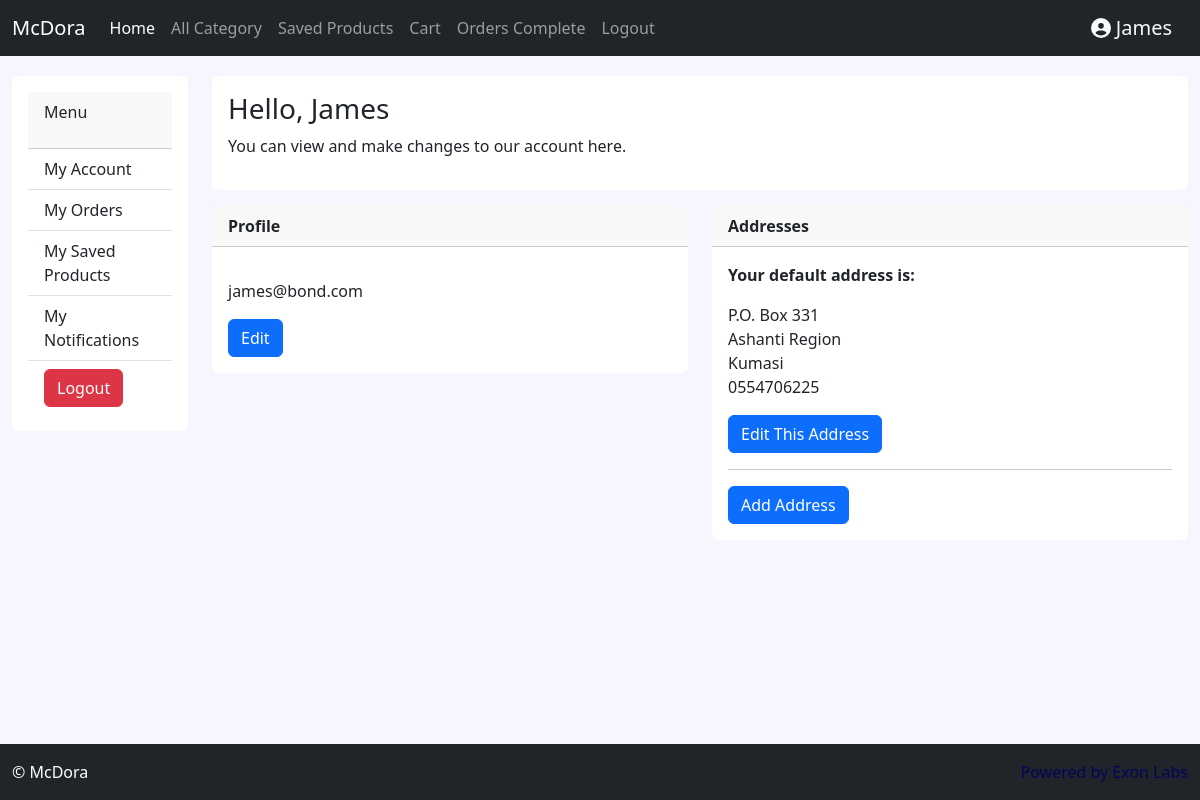
Screenshot of /account_detail/ (signed in) with the database file from the repository.
### store/models.py (models this page shows, shortened)
class ShippingAddress(models.Model):
    customer= models.ForeignKey(User, on_delete=models.SET_NULL, null=True)
    cart = models.ForeignKey(Cart, on_delete=models.SET_NULL, null=True)
    address = models.CharField(max_length=200, null=False)
    city = models.CharField(max_length=200, null=False)
    region = models.CharField(max_length=200, null=False)
    phone = models.CharField(max_length=200, null=False)
    date_added = models.DateTimeField(auto_now_add=True)

### store/views.py (the view)
# urls.py: path('account_detail/', views.account_detail, name='account_detail'),
@login_required(login_url="login")
def account_detail(request):
    try:
        addresses = ShippingAddress.objects.filter(customer=request.user)
        context = {
            "addresses": addresses,
        }
        return render(request, 'account_detail.html', context)
    except Exception as e:
        return render(request, 'error.html', {'error': str(e)})

### store/templates/account_detail.html (shortened to what this page needs)
{% extends 'base.html' %}
{% block content %}
<div class="container-fluid w-100" style="padding-top: 20px;">
  <div class="row">
    <div class="col-md-2">
      <div class="card p-3 border-0">
        <div class="card-header">
        <p>Menu</p></div>
           <ul class="list-group list-group-flush">
                    <li class="list-group-item">
                        <a href="{% url 'account_detail' %}" class="text-decoration-none text-dark">My Account</a>
                    </li>
                    <li class="list-group-item">
                        <a href="{% url 'orders_complete' %}" class="text-decoration-none text-dark">My Orders</a>
                    </li>
                    <li class="list-group-item">
                        <a href="{% url 'saved_products' %}" class="text-decoration-none text-dark">My Saved Products</a>
                    </li>
                    <li class="list-group-item">
                        <a href="#" class="text-decoration-none text-dark">My Notifications</a>
                    </li>
                    <li class="list-group-item">
               <a href="{% url 'logout' %}" class="btn btn-danger">Logout</a>
                    </li>
                    </ul>
      </div>
    </div>
    <div class="col-md-10">
      <div class="card p-3 mb-3 border-0">
       <h3>Hello, {{ user.username }}</h3>
       <p>You can view and make changes to our account here.</p>
      </div>
      <div class="row">
        <div class="col-md-6">
          <div class="card border-0">
            <div class="card-header"><strong>
                Profile</strong>
            </div>
            <div class="card-body">
                <p class="card-text">{{user.email}}</p>
                <a href="#" class="btn btn-primary">Edit</a>
            </div>
            </div>
        </div>
            <div class="col-md-6">
            <div class="card border-0">
                <div class="card-header"><strong>Addresses</strong></div>
                <div class="card-body">
                <p><strong>Your default address is:</strong></p>
                {% for address in addresses %}
                    <p>
                    {{ address.address }}<br>
                    {{ address.region }} <br>
                    {{ address.city }}<br>
                    {{ address.phone }}
                    </p>
                    <a href="{% url 'edit_address' address.id %}" class="btn btn-primary">Edit This Address</a>
                    <hr>
                {% empty %}
                    <p>No addresses found.</p>
                {% endfor %}
                <a href="{% url 'shipping_address' %}" class="btn btn-primary">Add Address</a>
                </div>
            </div>
            </div>
      </div>
    </div>
  </div>
</div>
{% endblock content %}

### store/templates/base.html (shortened to what this page needs)
{% load static%}
{% load widget_tweaks %}
<!doctype html>
<link rel="stylesheet" type="text/css" href="{%  static '/css/sweetalert2.min.css' %}">
<link rel="stylesheet" type="text/css" href="{% static '/css/bootstrap.min.css' %}">
<link rel="stylesheet" type="text/css" href="{% static '/css/all.min.css' %}">
<html lang="en">
  <head>
  </head>
  <body style="background-color: #F9F5FF;">
    <nav class="navbar navbar-expand-lg navbar-dark bg-dark">
  <div class="container-fluid">
    <a class="navbar-brand" href="{% url 'home' %}">McDora</a>
    <div class="collapse navbar-collapse" id="navbarSupportedContent">
      <ul class="navbar-nav me-auto mb-2 mb-lg-0">
        <li class="nav-item">
          <a class="nav-link active" aria-current="page" href="{% url 'home' %}">Home</a>
        </li>
        <li class="nav-item">
          <a class="nav-link" href="{% url 'all_category' %}">All Category</a>
        </li>
        {% if  request.user.is_superuser  %}
        <li class="nav-item">
          <a class="nav-link" href="{% url 'all_customer' %}">Customers</a>
        </li>
        <li class="nav-item">
          <a class="nav-link" href="{% url 'orders' %}">Orders</a>
        </li>
        {% else %}
        <li class="nav-item">
          <a class="nav-link" href="{% url 'saved_products' %}">Saved Products</a>
        </li>
        <li class="nav-item">
          <a class="nav-link" href="{% url 'cart' %}">Cart</a>
        </li>
        <li class="nav-item">
          <a class="nav-link" href="{% url 'orders_complete' %}">Orders Complete</a>
        {% endif %}
        {% if user.is_authenticated %}
        <li class="nav-item">
          <a class="nav-link" href="{% url 'logout' %}">Logout</a>
        </li>
        {% else %}
        <li class="nav-item">
          <a class="nav-link" href="{% url 'login' %}">Login</a>
        </li>
        {% endif %}
      </ul>
  {% if user.is_authenticated and customer %}
  <a class="navbar-brand text-light font-weight-bold" href="{% url 'customer_detail' id=customer.id %}">
    <i class="fas fa-user-circle"></i> {{ user.username }}
  </a>
  {% elif user.is_authenticated%}
  <a class="navbar-brand text-light font-weight-bold" href="{% url 'account_detail'%}">
    <i class="fas fa-user-circle"></i> {{ user.username }}
  </a>
{% else %}
  <a class="navbar-brand text-light font-weight-bold" href="{% url 'login' %}">
    <i class="fas fa-user-circle"></i> Guest
  </a>
{% endif %}
    </div>
  </div>
</nav>
    {% block content %}
    {% endblock %}
  </body>
<footer class="footer fixed-bottom py-3 bg-dark text-white">
  <div class="container-fluid">
    <div class="row">
      <div class="col-md-6 text-md-start">
        <p class="mb-0">&copy; {{ currentYear }} McDora</p>
      </div>
      <div class="col-md-6 text-md-end">
        <p class="mb-0" style="color: #03055B;">Powered by Exon Labs</p>
      </div>
    </div>
  </div>
</footer>
</html>

### rows the page displays
ShippingAddress: address "P.O. Box 331", region "Ashanti Region", city "Kumasi", phone "0554706225"

### other values shown
{{ user.username }} "James"
{{ user.email }} "james@bond.com"
